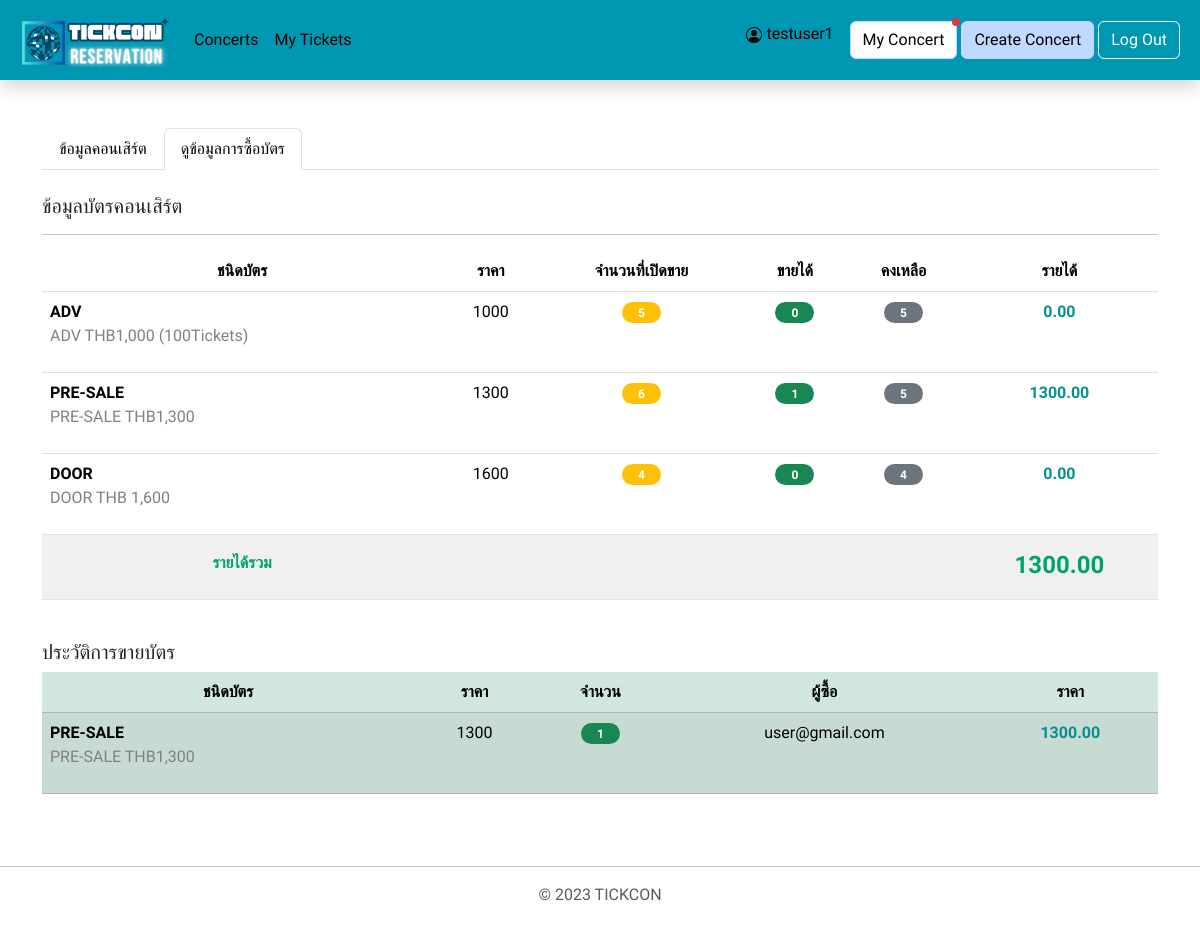
Screenshot of /all_final/each_my_concert_stat.php?concert_id=17 (signed in) with the database file from the repository.
### tables this page shows
CREATE TABLE "ticket_detail" (
	"detail_id"	INTEGER NOT NULL UNIQUE,
	"name"	TEXT NOT NULL,
	"description"	TEXT,
	"price"	INTEGER NOT NULL,
	"concert_id"	INTEGER NOT NULL,
	"amount"	INTEGER NOT NULL,
	PRIMARY KEY("detail_id" AUTOINCREMENT),
	FOREIGN KEY("concert_id") REFERENCES "concert"("concert_id")
);

CREATE TABLE "ticket" (
	"ticket_id"	INTEGER NOT NULL UNIQUE,
	"detail_id"	INTEGER NOT NULL,
	"payment_id"	TEXT,
	FOREIGN KEY("detail_id") REFERENCES "ticket_detail"("detail_id"),
	PRIMARY KEY("ticket_id" AUTOINCREMENT)
);

CREATE TABLE "member" (
	"member_id"	INTEGER NOT NULL UNIQUE,
	"email"	TEXT NOT NULL,
	"password"	TEXT NOT NULL,
	"type"	TEXT NOT NULL,
	"firstname"	TEXT,
	"lastname"	TEXT,
	PRIMARY KEY("member_id" AUTOINCREMENT)
);

### all_final/each_my_concert_stat.php (the view, shortened to what this page needs)
<!DOCTYPE html>
<html lang="en">
<head>
    <link href="https://cdn.jsdelivr.net/npm/bootstrap@5.3.2/dist/css/bootstrap.min.css" rel="stylesheet"
>
</head>
<body>
    <nav class="navbar navbar-expand-md sticky-top shadow p-2 mb-5 " style="background-color : #0097B2">
        <div class="container-fluid">
            <a class="navbar-brand" href="index_user.php">
                <img src="upload/logo/TICKCON.png" alt="Logo" width="150px" class="d-inline-block align-text-top">
            </a>
            <div class="collapse navbar-collapse" id="navbarSupportedContent">
                <ul class="navbar-nav me-auto mb-2 mb-lg-0 p-1 ms-0 ps-0">
                    <li class="nav-item">
                        <a class="nav-link-1 nav-link " href="index_user.php">Concerts</a>
                    </li>
                    <li class="nav-item">
                        <a class=" nav-link-1 nav-link" href="myticket.php">My Tickets</a>
                    </li>
                </ul>
                <div class="mb-lg-0 me-3 mt-1">
                    <p style="color:black">
                        <?= $_SESSION['firstname'] ?>
                    </p>
                </div>
                <?php
                require_once 'config/db.php';
                $member_id = $_SESSION['member_id'];
                $sql = <<<EOF
                SELECT * from concert
                WHERE member_id = $member_id;
                EOF;
                $ret = $db->query($sql);
                $count = 0;
                $status = array();
                while ($row = $ret->fetchArray(SQLITE3_ASSOC)) {
                    array_push($status, $row['status']);
                    $count++;
                }
                if ($count > 0) {
                    echo '<form class="d-flex mb-2 mb-lg-0 me-1" action="my_concert.php">
                    <button class="btn btn-light position-relative" type="submit" style = "background-color: white;">My Concert';
                    if (in_array("approved", $status) || in_array("rejected", $status)) {
                        echo '<span class="position-absolute top-0 start-100 translate-middle p-1 bg-danger rounded-circle">
                        </span>';
                    }
                    echo '</button>
                    </form>';
                }
                ?>
                <form class="d-flex mb-2 mb-lg-0 me-1" action="createcon_db.php">
                    <button class="btn btn-light" type="submit">Create Concert</button>
                </form>
                <form class="d-flex mb-2 mb-lg-0" action="index_notlogin.php">
                    <button class="btn btn-outline-danger" type="submit">Log Out</button>
                </form>
            </div>
        </div>
    </nav>
    <?php
    $concert_id = $_SESSION['concert_id'];
    require_once 'config/db.php';
    echo '<div class="container">
        <ul class="nav nav-tabs">
        <li class="nav-item">
            <a class="nav-link1 nav-link" href="each_my_concert.php">ข้อมูลคอนเสิร์ต</a>
        </li>
        <li class="nav-item">
            <a class="nav-link1 nav-link active" aria-current="page" href="each_my_concert_stat.php" >ดูข้อมูลการซื้อบัตร</a>
        </li>
        </ul><br><h5>ข้อมูลบัตรคอนเสิร์ต</h5><hr>';
    $sql2 = <<<EOF
        SELECT *
        FROM ticket_detail
        WHERE concert_id = $concert_id;
        ORDER BY detail_id
        EOF;
    $ret2 = $db->query($sql2);
    $sql_amount_buy = <<<EOF
        SELECT COUNT(CASE WHEN payment_id IS NOT NULL THEN detail_id END) AS amount_sell
        FROM ticket t
        JOIN ticket_detail td
        USING (detail_id)
        WHERE concert_id = $concert_id
        GROUP BY detail_id
        ORDER BY detail_id
        EOF;
    $ret_amount_buy = $db->query($sql_amount_buy);
    $total_earn = 0;
    echo '<table class="table  table-hover text-center">
        <thead>
            <tr >
            <th scope="col">ชนิดบัตร</th>
            <th scope="col">ราคา</th>
            <th scope="col">จำนวนที่เปิดขาย</th>
            <th scope="col">ขายได้</th>
            <th scope="col">คงเหลือ</th>
            <th scope="col">รายได้</th>
            </tr>
        </thead><tbody>';
    while ($row2 = $ret2->fetchArray(SQLITE3_ASSOC)) {
        $row_amount_buy = $ret_amount_buy->fetchArray(SQLITE3_ASSOC);
        echo '<tr>
            <td class="text-start"><b>' . $row2['name'] . '</b><p style = "color:#808080">' . $row2['description'] . '</p></td>
            <td>' . $row2['price'] . '</td>
            <td><span class="badge bg-warning rounded-pill px-3">' . $row2['amount'] . '</span></td>
            <td><span class="badge bg-success rounded-pill px-3">' . $row_amount_buy['amount_sell'] . '</span></td>
            <td><span class="badge bg-secondary rounded-pill px-3">' . $row2['amount'] - $row_amount_buy['amount_sell'] . '</span></td>
            <td><p style= "color:#088F8F"><b>' . number_format((float) $row2['price'] * $row_amount_buy['amount_sell'], 2, '.', '') . '</b></p></td>
          </tr>';
        $total_earn = $total_earn + ($row2['price'] * $row_amount_buy['amount_sell']);
    }
    echo '<tr >
        <td class=" align-items-center pt-3" style = "background-color: #F0F0F0;"><p style = "color:#00A36C"><b>รายได้รวม</b></p></td>
        <td style = "background-color: #F0F0F0;"></td>
        <td style = "background-color: #F0F0F0;"></td>
        <td style = "background-color: #F0F0F0;"></td>
        <td style = "background-color: #F0F0F0;"></td>
        <td class=" align-items-center pt-3" style = "color:#00A36C; background-color: #F0F0F0;"><h4><b>' . number_format((float) $total_earn, 2, '.', '') . '</b></h4></td>
      </tr></tbody></table>';
    echo '</div>';
    $sql_sell_history = <<<EOF
        SELECT * , COUNT(*)
        FROM ticket
        JOIN ticket_detail
        USING (detail_id)
        JOIN payment
        USING (payment_id)
        JOIN member
        USING (member_id)
        WHERE concert_id = $concert_id AND payment_id is not null
        GROUP BY member_id, detail_id;
        EOF;
    $ret_sell_history = $db->query($sql_sell_history);
    $count_sell = 0;
    while ($row_sell_history = $ret_sell_history->fetchArray(SQLITE3_ASSOC)) {
        $count_sell++;
    }
    $sql_sell_history = <<<EOF
        SELECT * , COUNT(*)
        FROM ticket
        JOIN ticket_detail
        USING (detail_id)
        JOIN payment
        USING (payment_id)
        JOIN member
        USING (member_id)
        WHERE concert_id = $concert_id AND payment_id is not null
        GROUP BY member_id, detail_id;
        EOF;
    $ret_sell_history = $db->query($sql_sell_history);
    echo '<br><div class="container"><h5>ประวัติการขายบัตร</h5><div class="overflow-auto">';
    if ($count_sell > 0) {
        echo '<table class="table table-success  table-striped text-center">
        <thead>
            <tr>
            <th scope="col">ชนิดบัตร</th>
            <th scope="col">ราคา</th>
            <th scope="col">จำนวน</th>
            <th scope="col">ผู้ซื้อ</th>
            <th scope="col">ราคา</th>
            </tr>
        </thead><tbody>';
        while ($row_sell_history = $ret_sell_history->fetchArray(SQLITE3_ASSOC)) {
            echo '<tr>
            <td class="text-start"><b>' . $row_sell_history['name'] . '</b><p style = "color:#808080">' . $row_sell_history['description'] . '</p></td>
            <td>' . $row_sell_history['price'] . '</td>
            <td><span class="badge bg-success rounded-pill px-3">' . $row_sell_history['COUNT(*)'] . '</span></td>
            <td>' . $row_sell_history['email'] . '</td>
            <td><p style= "color:#088F8F"><b>' . number_format((float) $row_sell_history['COUNT(*)'] * $row_sell_history['price'], 2, '.', '') . '</b></p></td>
            </tr>';
        }
        echo '</tbody></table>';
    } else {
        echo 'ยังไม่มีการขายบัตร';
    }
    echo '</div></div>';
    ?>
    <footer class="py-3 my-4 ">
        <hr>
        <p class="text-center text-muted">© 2023 TICKCON</p>
    </footer>
</body>
</html>

### all_final/each_my_concert_stat.php (style rules this page uses)
* { font-family: 'Dosis', sans-serif; font-family: 'IBM Plex Sans Thai', sans-serif; }
.navbar-brand { font-family: 'Mohave', sans-serif; }
.container-fluid { color: white; }
.btn-light { background-color: #C2D9FF; border-color: #C2D9FF; }
.btn-outline-danger { color: white; border-color: white; }
.nav-link { text-decoration: none; color: #000000; }

### rows the page displays
ticket_detail: name "ADV", description "ADV THB1,000 (100Tickets)", price "1000", amount "5", amount_sell "0", $row2['amount']-$row_amount_buy['amount_sell'] "5", amount_sell "0.00"
ticket_detail: name "PRE-SALE", description "PRE-SALE THB1,300", price "1300", amount "6", amount_sell "1", amount_sell "5", amount_sell "1300.00"
ticket_detail: name "DOOR", description "DOOR THB 1,600", price "1600", amount "4", amount_sell "0", $row2['amount']-$row_amount_buy['amount_sell'] "4", amount_sell "0.00"
ticket: detail.name "PRE-SALE", detail.description "PRE-SALE THB1,300", detail.price "1300", COUNT "1", member.email "user@gmail.com", price "1300.00"

### other values shown
$_SESSION['firstname'] "testuser1"
$total_earn "1300.00"
